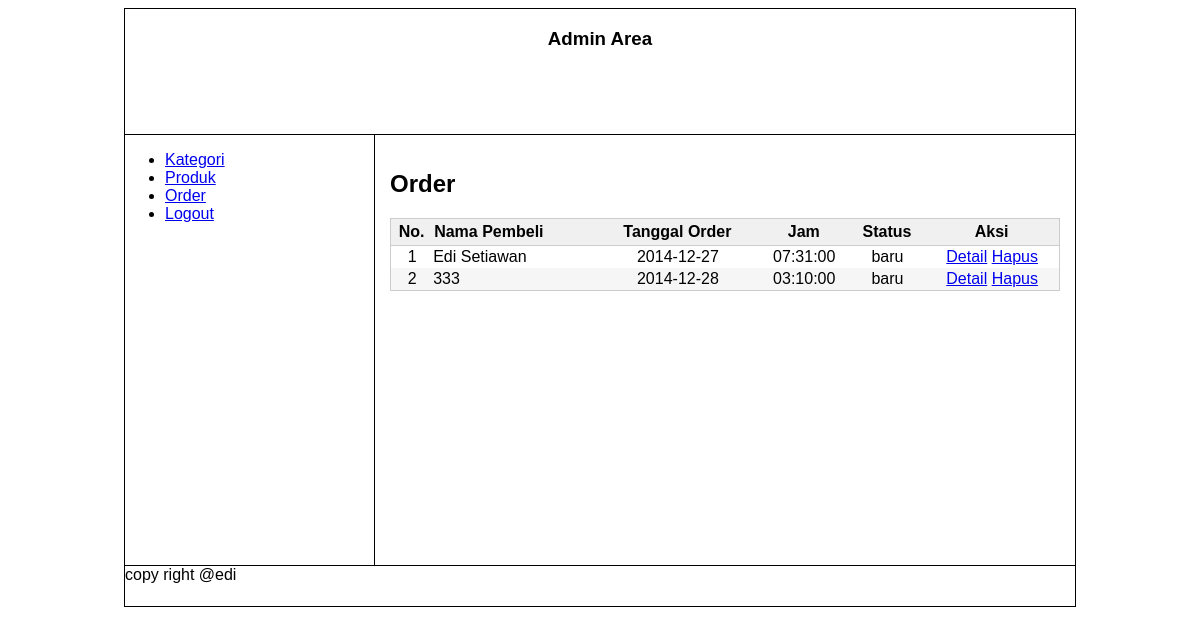
Screenshot of /admin/index.php?page=order.daftar_order (signed in) with the database file from the repository.
### tables this page shows
CREATE TABLE IF NOT EXISTS `tb_customer` (
`customer_id` int(11) NOT NULL,
  `customer_name` varchar(30) DEFAULT NULL,
  `customer_address` text,
  `customer_phone` varchar(12) DEFAULT NULL,
  `customer_email` varchar(32) DEFAULT NULL,
  `customer_jam` time DEFAULT NULL,
  `customer_status` varchar(12) DEFAULT NULL,
  `customer_date` date DEFAULT NULL
);

### admin/modul/order/daftar_order.php (the view, shortened to what this page needs)
<?php
$query="select * from tb_customer";
$result=mysql_query($query);
?>
<h2>Order</h2>
<table class="list">
	<tr>
		<th>No.</th>
		<th style="text-align:left">Nama Pembeli</th>
		<th>Tanggal Order</th>
		<th>Jam</th>
        <th>Status</th>
		<th>Aksi</th>
	</tr>
    <?php
    $no=1;
    while($data=mysql_fetch_array($result)){
    ?>
	<tr>
		<td><?php echo $no; ?></td>
		<td style="text-align:left"><?php echo $data['customer_name']; ?></td>
		<td><?php echo $data['customer_date']; ?></td>
		<td><?php echo $data['customer_jam']; ?></td>
        <td><?php echo $data['customer_status']; ?></td>
		<td>
			<a href="?page=order.detail_order&id=<?php echo $data['customer_id']; ?>">Detail</a>
			<a href="?page=order.hapus_order&id=<?php echo $data['customer_id']; ?>" onclick="return confirm('Apakah yakin akan menghapus pesanan <?php echo $data['customer_name'];  ?>')">Hapus</a>
		</td>
	</tr>
    <?php
    $no++;
    }
    ?>
</table>

### admin/style/style.css (style rules this page uses)
* { font-family:arial; }
#content table.list { width:100%;margin:8px 0 0 0;border:1px solid #cccccc;border-collapse:collapse;text-align:left; }
#content table.list tr td { padding:2px 0 2px 0;text-align:center; }
#content tr th { background:#f0f0f0;border-bottom:1px solid #cccccc;text-align:center; }
#content tr th { padding:4px 2px 4px 1px; }
#content tr:nth-of-type(odd) { background:#f6f6f6; }

### rows the page displays
tb_customer: customer_name "Edi Setiawan", customer_date "2014-12-27", customer_jam "07:31:00", customer_status "baru"
tb_customer: customer_name "333", customer_date "2014-12-28", customer_jam "03:10:00", customer_status "baru"
